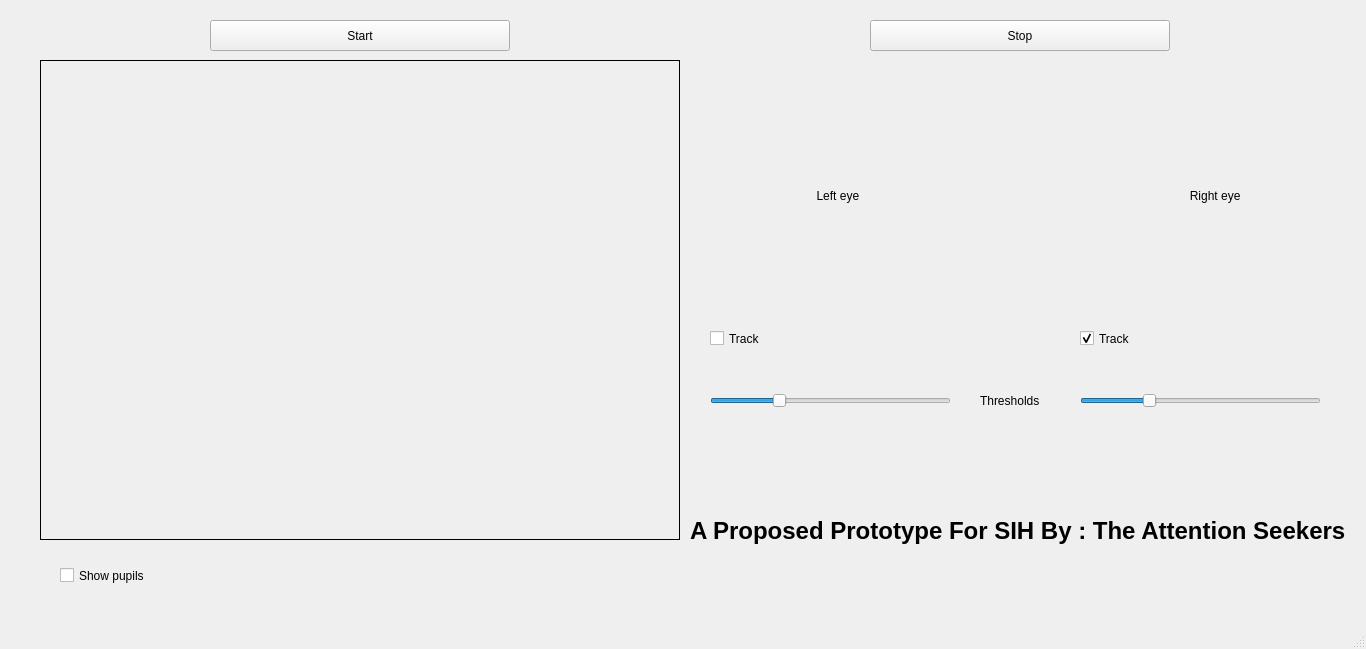
<?xml version="1.0" encoding="UTF-8"?>
<ui version="4.0">
 <class>MainWindow</class>
 <widget class="QMainWindow" name="MainWindow">
  <property name="geometry">
   <rect>
    <x>0</x>
    <y>0</y>
    <width>1366</width>
    <height>649</height>
   </rect>
  </property>
  <property name="windowTitle">
   <string>MainWindow</string>
  </property>
  <property name="styleSheet">
   <string notr="true"/>
  </property>
  <widget class="QWidget" name="centralwidget">
   <widget class="QCheckBox" name="pupilsCheckbox">
    <property name="geometry">
     <rect>
      <x>60</x>
      <y>550</y>
      <width>121</width>
      <height>51</height>
     </rect>
    </property>
    <property name="text">
     <string>Show pupils</string>
    </property>
   </widget>
   <widget class="QLabel" name="rightEyeBox">
    <property name="enabled">
     <bool>true</bool>
    </property>
    <property name="geometry">
     <rect>
      <x>1080</x>
      <y>70</y>
      <width>241</width>
      <height>251</height>
     </rect>
    </property>
    <property name="text">
     <string>                                 Right eye</string>
    </property>
    <property name="textFormat">
     <enum>Qt::AutoText</enum>
    </property>
    <property name="scaledContents">
     <bool>false</bool>
    </property>
   </widget>
   <widget class="QLabel" name="baseImage">
    <property name="geometry">
     <rect>
      <x>40</x>
      <y>60</y>
      <width>640</width>
      <height>480</height>
     </rect>
    </property>
    <property name="frameShape">
     <enum>QFrame::Box</enum>
    </property>
    <property name="text">
     <string/>
    </property>
   </widget>
   <widget class="QLabel" name="leftEyeBox">
    <property name="enabled">
     <bool>true</bool>
    </property>
    <property name="geometry">
     <rect>
      <x>710</x>
      <y>70</y>
      <width>241</width>
      <height>251</height>
     </rect>
    </property>
    <property name="text">
     <string>                                Left eye</string>
    </property>
   </widget>
   <widget class="QPushButton" name="stopButton">
    <property name="geometry">
     <rect>
      <x>870</x>
      <y>20</y>
      <width>300</width>
      <height>31</height>
     </rect>
    </property>
    <property name="text">
     <string>Stop</string>
    </property>
   </widget>
   <widget class="QPushButton" name="startButton">
    <property name="geometry">
     <rect>
      <x>210</x>
      <y>20</y>
      <width>300</width>
      <height>31</height>
     </rect>
    </property>
    <property name="text">
     <string>Start</string>
    </property>
   </widget>
   <widget class="QCheckBox" name="leftEyeCheckbox">
    <property name="geometry">
     <rect>
      <x>710</x>
      <y>330</y>
      <width>70</width>
      <height>17</height>
     </rect>
    </property>
    <property name="text">
     <string>Track</string>
    </property>
   </widget>
   <widget class="QCheckBox" name="rightEyeCheckbox">
    <property name="geometry">
     <rect>
      <x>1080</x>
      <y>330</y>
      <width>70</width>
      <height>17</height>
     </rect>
    </property>
    <property name="text">
     <string>Track</string>
    </property>
    <property name="checked">
     <bool>true</bool>
    </property>
   </widget>
   <widget class="QSlider" name="leftEyeThreshold">
    <property name="geometry">
     <rect>
      <x>710</x>
      <y>390</y>
      <width>241</width>
      <height>22</height>
     </rect>
    </property>
    <property name="maximum">
     <number>255</number>
    </property>
    <property name="value">
     <number>70</number>
    </property>
    <property name="orientation">
     <enum>Qt::Horizontal</enum>
    </property>
   </widget>
   <widget class="QLabel" name="thresholdsLabel">
    <property name="geometry">
     <rect>
      <x>980</x>
      <y>390</y>
      <width>61</width>
      <height>21</height>
     </rect>
    </property>
    <property name="text">
     <string>Thresholds</string>
    </property>
   </widget>
   <widget class="QSlider" name="rightEyeThreshold">
    <property name="geometry">
     <rect>
      <x>1080</x>
      <y>390</y>
      <width>241</width>
      <height>22</height>
     </rect>
    </property>
    <property name="maximum">
     <number>255</number>
    </property>
    <property name="value">
     <number>70</number>
    </property>
    <property name="orientation">
     <enum>Qt::Horizontal</enum>
    </property>
   </widget>
   <widget class="QLabel" name="label">
    <property name="geometry">
     <rect>
      <x>690</x>
      <y>480</y>
      <width>661</width>
      <height>101</height>
     </rect>
    </property>
    <property name="font">
     <font>
      <pointsize>18</pointsize>
      <weight>75</weight>
      <bold>true</bold>
     </font>
    </property>
    <property name="text">
     <string>A Proposed Prototype For SIH By : The Attention Seekers </string>
    </property>
    <property name="scaledContents">
     <bool>false</bool>
    </property>
    <property name="wordWrap">
     <bool>false</bool>
    </property>
   </widget>
  </widget>
  <widget class="QMenuBar" name="menubar">
   <property name="geometry">
    <rect>
     <x>0</x>
     <y>0</y>
     <width>1366</width>
     <height>25</height>
    </rect>
   </property>
  </widget>
  <widget class="QStatusBar" name="statusbar"/>
 </widget>
 <resources/>
 <connections/>
</ui>
